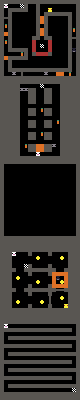

Tiled map render using the project's own tile images. Description and the map definition, with tile-layer contents summarised, below:
An orthogonal 20x100 tile map with 4x4 px tiles, 1 tile layer (Warstwa Kafelków 1), 1 hidden layer not drawn.

<map version="1.10" tiledversion="1.10.1" orientation="orthogonal" renderorder="right-down" width="20" height="100" tilewidth="4" tileheight="4" infinite="0" nextlayerid="3" nextobjectid="1">
 <tileset firstgid="1" source="internal_tileset.tsx" />
 <layer id="1" name="Warstwa Kafelków 1" width="20" height="100">
  <data>[2000 cells, 1184 non-empty, 12 distinct tile ids]</data>
 </layer>
 <layer id="2" name="Warstwa Kafelków 2" width="20" height="100" visible="0">
  <data>[2000 cells, 207 non-empty, 1 distinct tile ids]</data>
 </layer>
</map>
